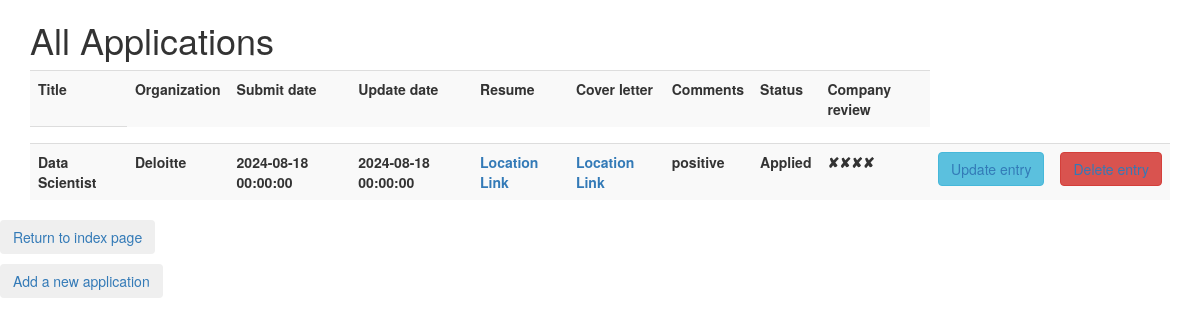
The app's page /applications, older data.
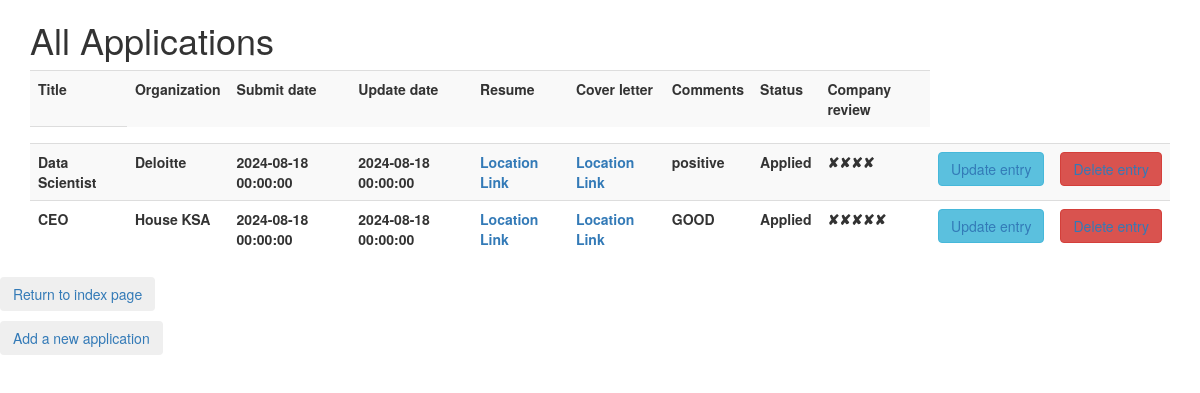
The same page, newer data.
### main.py (models this page shows, shortened)
class Career(db.Model):
    id = db.Column(db.Integer, primary_key=True)
    title = db.Column(db.String(80), nullable=False)
    organization = db.Column(db.String(120), nullable=False)
    submit_date = db.Column(db.DateTime, nullable=False, default=datetime.utcnow)
    update_date = db.Column(db.DateTime, nullable=False)
    resume = db.Column(db.String(120), nullable=False)
    cover_letter = db.Column(db.String(120), nullable=False)
    company_review = db.Column(db.String(120), nullable=False)
    status = db.Column(db.String(120), nullable=False)
    comments = db.Column(db.String(120), nullable=False)

### main.py (the view)
@app.route('/applications', methods=["GET", "POST"])
def jobs():
    with app.app_context():
        database = db.session.query(Career).all()
        return render_template('read.html', jobs=database)

### templates/read.html (shortened to what this page needs)
{% extends 'bootstrap/base.html' %}
{% block content %}
<div class="container">
  <div class="row">
    <div class="col-sm-12">
      <h1>All Applications</h1>
	  <table class="table table-striped table-dark">
          <tbody>
              <tr>
    <th>Title</th>
                    <th>Organization</th>
                    <th>Submit date</th>
                    <th>Update date</th>
                    <th>Resume</th>
                    <th>Cover letter</th>
                    <th>Comments</th>
                    <th>Status</th>
                    <th>Company review</th>
              </tr>
            <tr>
                <th scope="col">{% for name in jobs%}</th>
            </tr>
              <tr>
                    <th>{{name.title}}</th>
                    <th>{{name.organization}}</th>
                    <th>{{name.submit_date}}</th>
                    <th>{{name.update_date}}</th>
                    <th><a href = '{{ name.resume }}'>Location Link</a></th>
                    <th><a href = '{{name.cover_letter}}'>Location Link</a></th>
                    <th>{{name.comments}}</th>
                    <th>{{name.status}}</th>
                    <th>{{name.company_review}}</th>
                <th>
                    <button class="btn btn-info">
                        <a href="{{ url_for('edit', job_id=name.id) }}">Update entry</a>
                    </button>
                </th>
                <th>
                    <button class="btn btn-danger">
                        <a href="{{ url_for('delete', job_id=name.id) }}">Delete entry</a>
                    </button>
                </th>
                  {% endfor %}
            </tr>
           </tbody>
      </table>
    </div>
    <div class="row">
         <div class="col">
                    <p>
                        <button class="btn btn">
                            <a href="/" >Return to index page</a>
                        </button>
                    </p>
         </div>
        <div class="col">
                   <p>
                       <button class="btn btn">
                           <a href="/add" >Add a new application</a>
                       </button>
                   </p>
        </div>
    </div>
  </div>
</div>
{% endblock %}

Row changes from the older to the newer data that the page shows:
added Career: title "CEO", organization "House KSA", submit_date "2024-08-18 00:00:00", update_date "2024-08-18 00:00:00", comments "GOOD", status "Applied", company_review "✘✘✘✘✘"
